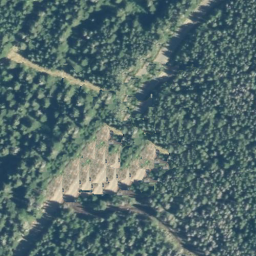
#> input picture Detection/Exploration/Bruit/fake.png, 256 x 256 px
$ jupyter execute --allow-errors denoiseFilter.ipynb
#> lines starting #> are read from the running program, lines starting #| are printed output that depends on the picture
[cell 1]
from matplotlib import pyplot
import numpy
from IPython.display import display
import numpy as np
from PIL import Image
from matplotlib import cm
import cv2 as cv
from PIL import Image
from PIL import ImageChops
from skimage.filters import median
import cv2
import numpy as np
import matplotlib.pyplot as plt
from skimage.io import imread, imshow
from skimage.color import rgb2gray
from skimage.transform import rescale
from scipy.signal import convolve2d

[cell 2]
#on vas tester SRM comme dans la literature, pour sa on a prix une implementation populaire
class SRM:
    def __init__(self, image, Q=32.0):
        self._height = image.shape[0]
        self._width = image.shape[1]
        if image.ndim == 3:
            self._depth = image.shape[2]
        else:
            self._depth = 1

        self._n = self._width * self._height
        n = self._n
        self._image = image.reshape(n, -1)

        self._logdelta = 2.0 * numpy.log(6.0 * n)
        self._smallregion = int(0.001 * n)
        self._q = Q

    def run(self):
        self.initialization()
        self.segmentation()
        return self.finalize()

    def initialization(self):
        #print "init"
        self._uf = UnionFind()
        uf = self._uf
        n = self._n
        height = self._height
        width = self._width
        depth = self._depth

        img = self._image
        self._data = numpy.empty([n, depth + 2])
        self._sizes = numpy.ones(n)

        for i in range(height):
            for j in range(width):
                idx = i * width + j
                uf[idx]
                self._data[idx, 0:depth] = img[idx]
                self._data[idx, depth ] = i
                self._data[idx, depth ] = j

    def segmentation(self):
        pairs = self.pairs()
        #print "segmentation"

        for (r1, r2) in pairs:
            r1 = self._uf[r1]
            r2 = self._uf[r2]

            if r1 != r2 and self.predicate(r1, r2):
                self.merge(r1, r2)

        self.merge_small_regions()

    def pairs(self):
        #print "pairs"
        pairs = []
        height = self._height
        width = self._width

        # using a C4-connectivity
        for i in range(height - 1):
            for j in range(width - 1):
                idx = i * width + j
                # left
                pairs.append( ( idx, i * width + j + 1) )

                # below
                pairs.append( ( idx, (i + 1) * width + j) )

        pairs = self.sort(pairs)
        return pairs

    def sort(self, pairs):
        #print "sort"
        img = self._image
        def diff(p):
            (r1, r2) = p
            diff = numpy.max(numpy.abs(img[r1] - img[r2]))
            return diff
        return sorted(pairs, key=diff)

    def predicate(self, r1, r2):
        g = 256.0
        logdelta = self._logdelta

        w = self._sizes
        out = self._data

        d2 = (out[r1] - out[r2])**2

        log_r1 = min(g, w[r1]) * numpy.log(1.0 + w[r1])
        log_r2 = min(g, w[r2]) * numpy.log(1.0 + w[r2])

        q = self._q
        dev1 = g**2 / (2.0 * q * w[r1]) * (log_r1 + logdelta)
        dev2 = g**2 / (2.0 * q * w[r2]) * (log_r2 + logdelta)
        dev = dev1 + dev2

        return (d2 < dev).all()

    def merge(self, r1, r2):
        r = self._uf.union(r1, r2)

        s1 = self._sizes[r1]
        s2 = self._sizes[r2]
        n = s1 + s2
        self._data[r] = (s1 * self._data[r1] \
            + s2 * self._data[r2]) / n
        self._sizes[r] = n

    def merge_small_regions(self):
        #print "small"

        height = self._height
        width = self._width
        smallregion = self._smallregion

        for i in range(self._height):
            for j in range(1, self._width):
                idx = i * width + j
                r1 = self._uf[idx]
                r2 = self._uf[idx - 1]

                if r1 != r2 and ( self._sizes[r1] < smallregion or self._sizes[r2] < smallregion):
                    self.merge(r1, r2)

    def finalize(self):
        #print "finalize"

        height = self._height
        width = self._width
        depth = self._depth

        uf = self._uf
        data = self._data[:, 0:depth]
        out = numpy.empty([self._n, depth])
        for i in range(height):
            for j in range(1, width):
                idx = i * width + j
                r1 = uf[idx]
                out[idx] = data[r1]

        self._finalized = out.reshape(height, width, -1)
        return self._finalized

    # [39 lines left out: functions map, exploded, not called in this run]


class UnionFind:
    """Union-find data structure.

    Each unionFind instance X maintains a family of disjoint sets of
    hashable objects, supporting the following two methods:

    - X[item] returns a name for the set containing the given item.
      Each set is named by an arbitrarily-chosen one of its members; as
      long as the set remains unchanged it will keep the same name. If
      the item is not yet part of a set in X, a new singleton set is
      created for it.

    - X.union(item1, item2, ...) merges the sets containing each item
      into a single larger set.  If any item is not yet part of a set
      in X, it is added to X as one of the members of the merged set.
    """

    def __init__(self):
        """Create a new empty union-find structure."""
        self.weights = {}
        self.parents = {}

    def __getitem__(self, object):
        """Find and return the name of the set containing the object."""

        # check for previously unknown object
        if object not in self.parents:
            self.parents[object] = object
            self.weights[object] = 1
            return object

        # find path of objects leading to the root
        path = [object]
        root = self.parents[object]
        while root != path[-1]:
            path.append(root)
            root = self.parents[root]

        # compress the path and return
        for ancestor in path:
            self.parents[ancestor] = root
        return root

    def __iter__(self):
        """Iterate through all items ever found or unioned by this structure."""
        return iter(self.parents)

    def union(self, *objects):
        """Find the sets containing the objects and merge them all."""
        roots = [self[x] for x in objects]
        heaviest = max([(self.weights[r],r) for r in roots])[1]
        for r in roots:
            if r != heaviest:
                self.weights[heaviest] += self.weights[r]
                self.parents[r] = heaviest
        return heaviest

[cell 3]
im = cv.imread("fake.png")
#> im is the input picture: shape (256, 256, 3); mean B, G, R 106.5, 106.4, 84.2

srm = SRM(im, 750)
segmented = srm.run()
#> in diff, `diff = numpy.max(numpy.abs(img[r1] - img[r2]))`: diff = 237
#> in pairs, `pairs = self.sort(pairs)`: pairs = 130050 items
#> the loop in segmentation, `for (r1, r2) in pairs:` made 130050 passes
#> (r1, r2, d2 in predicate) on passes 1 to 3: (166, 167, [0, 0, 0, 1, inf]), (194, 195, [0, 0, 0, 1, inf]), (195, 451, [0, 0, 0, 0, inf])
#> in finalize, `self._finalized = out.reshape(height, width, -1)`:
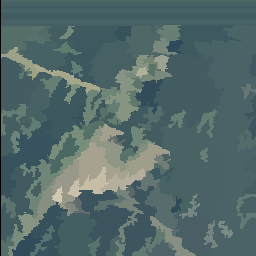
#> self._finalized: shape (256, 256, 3) float64; mean of channels 0, 1, 2 106.1, 106, 83.9; drawn as B, G, R

pyplot.imshow(segmented/256)
#> (this line was passed over: IPython is not available in this run)
pyplot.show()
segmented = Image.fromarray(np.uint8(segmented)).convert('RGB')
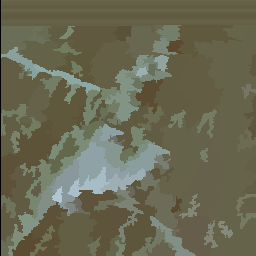
#> segmented: PIL image 256x256 RGB; mean R, G, B 105.6, 105.5, 83.4
im = Image.fromarray(im.astype('uint8'), 'RGB')

[cell 4]
diff = ImageChops.difference(im, segmented)
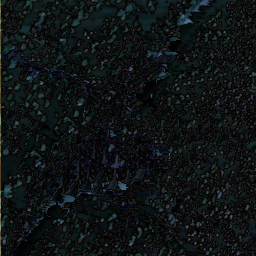
#> diff: PIL image 256x256 RGB; mean R, G, B 14.6, 19.6, 20.8

display(diff)

[cell 5]
#quelque transformation clasic :

[cell 6]
im = imread('fake.png')
#> (the rest of this cell did not finish here and is left out)
